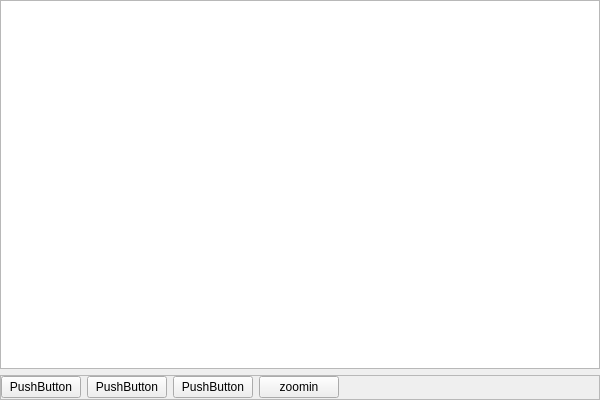
<?xml version="1.0" encoding="UTF-8"?>
<ui version="4.0">
 <class>GraphicsViewTestClass</class>
 <widget class="QWidget" name="GraphicsViewTestClass">
  <property name="geometry">
   <rect>
    <x>0</x>
    <y>0</y>
    <width>600</width>
    <height>400</height>
   </rect>
  </property>
  <property name="windowTitle">
   <string>GraphicsViewTest</string>
  </property>
  <layout class="QGridLayout" name="gridLayout">
   <property name="leftMargin">
    <number>0</number>
   </property>
   <property name="topMargin">
    <number>0</number>
   </property>
   <property name="rightMargin">
    <number>0</number>
   </property>
   <property name="bottomMargin">
    <number>0</number>
   </property>
   <item row="0" column="0">
    <widget class="QGraphicsView" name="bottomGraphicsView"/>
   </item>
   <item row="1" column="0">
    <widget class="QFrame" name="frame">
     <property name="minimumSize">
      <size>
       <width>0</width>
       <height>25</height>
      </size>
     </property>
     <property name="frameShape">
      <enum>QFrame::StyledPanel</enum>
     </property>
     <property name="frameShadow">
      <enum>QFrame::Raised</enum>
     </property>
     <layout class="QGridLayout" name="gridLayout_2">
      <property name="leftMargin">
       <number>0</number>
      </property>
      <property name="topMargin">
       <number>0</number>
      </property>
      <property name="rightMargin">
       <number>0</number>
      </property>
      <property name="bottomMargin">
       <number>0</number>
      </property>
      <item row="0" column="0">
       <widget class="QPushButton" name="pushButton">
        <property name="text">
         <string>PushButton</string>
        </property>
       </widget>
      </item>
      <item row="0" column="1">
       <widget class="QPushButton" name="pushButton_2">
        <property name="text">
         <string>PushButton</string>
        </property>
       </widget>
      </item>
      <item row="0" column="2">
       <widget class="QPushButton" name="pushButton_3">
        <property name="text">
         <string>PushButton</string>
        </property>
       </widget>
      </item>
      <item row="0" column="3">
       <widget class="QPushButton" name="pushButton_4">
        <property name="text">
         <string>zoomin</string>
        </property>
       </widget>
      </item>
      <item row="0" column="4">
       <spacer name="horizontalSpacer">
        <property name="orientation">
         <enum>Qt::Horizontal</enum>
        </property>
        <property name="sizeHint" stdset="0">
         <size>
          <width>271</width>
          <height>20</height>
         </size>
        </property>
       </spacer>
      </item>
     </layout>
    </widget>
   </item>
  </layout>
 </widget>
 <layoutdefault spacing="6" margin="11"/>
 <resources>
  <include location="GraphicsViewTest.qrc"/>
 </resources>
 <connections/>
</ui>
